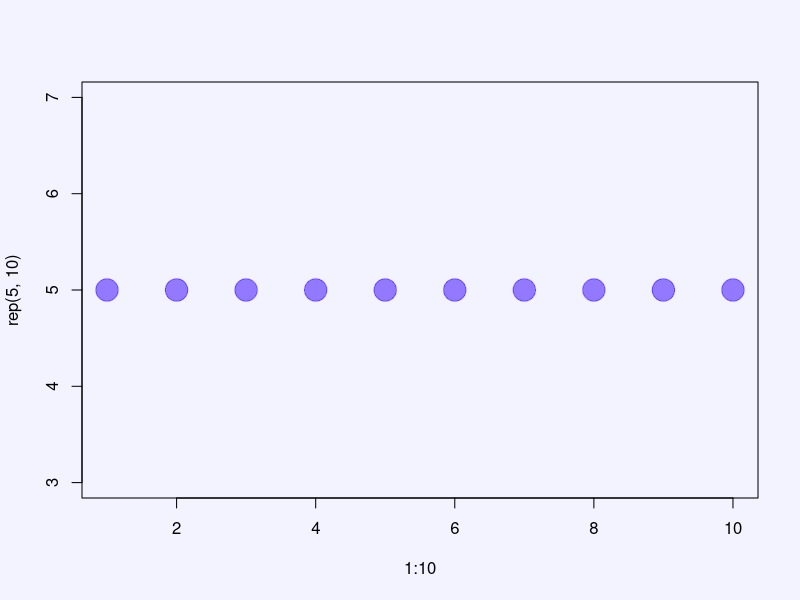
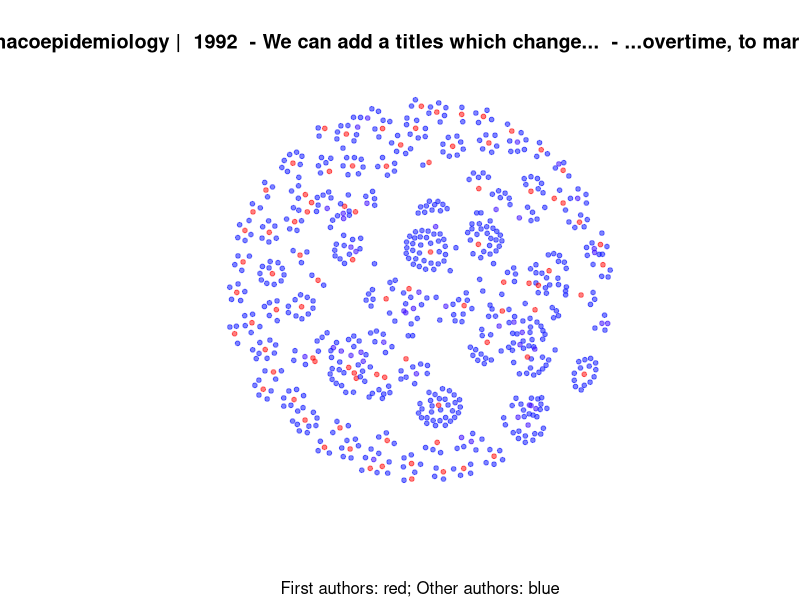
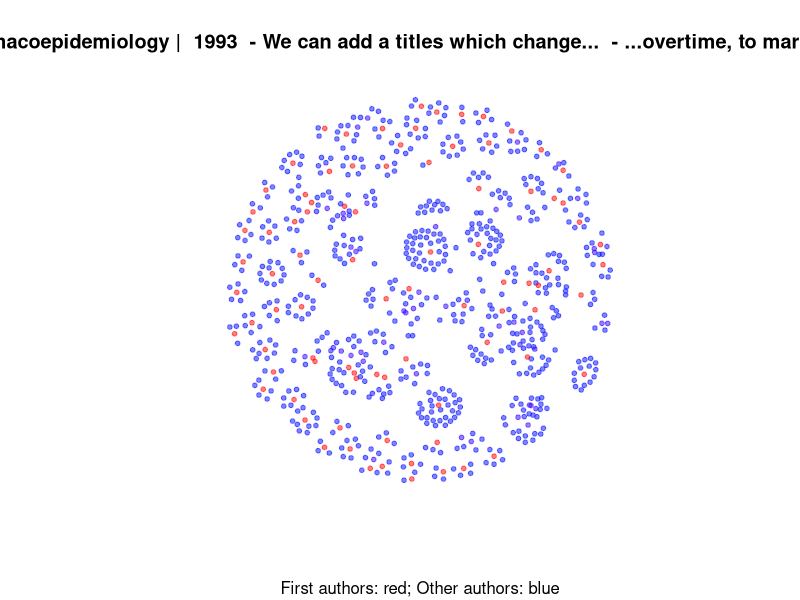
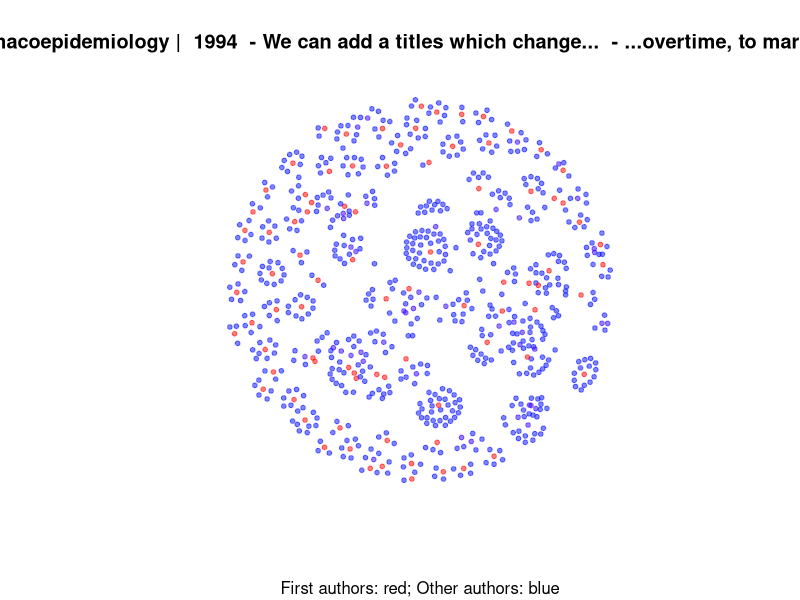
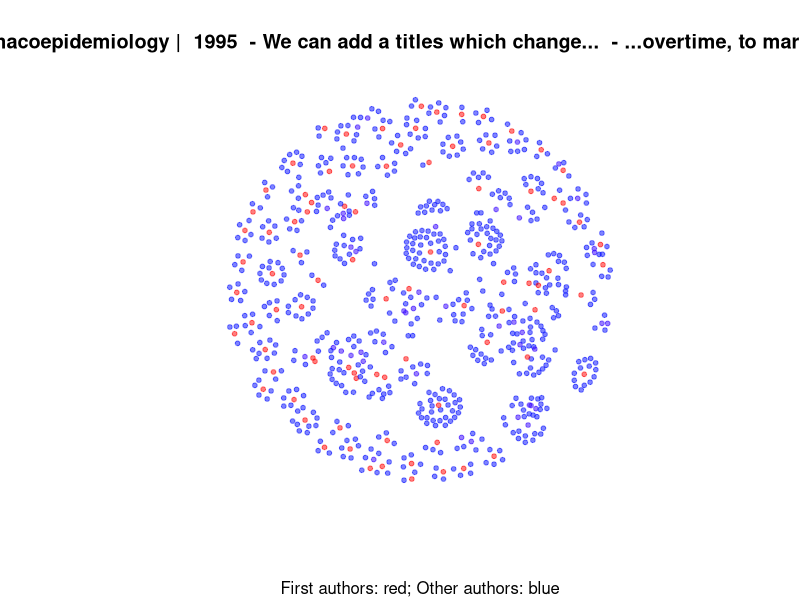
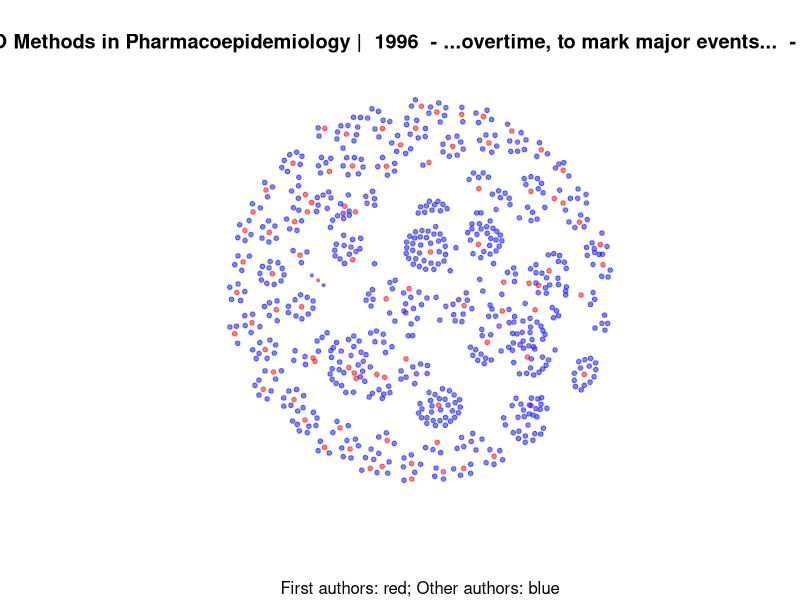
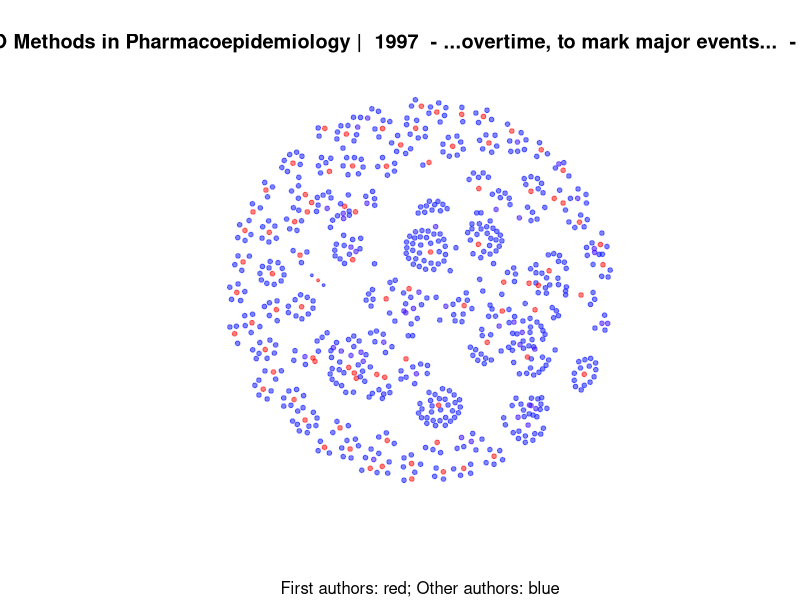
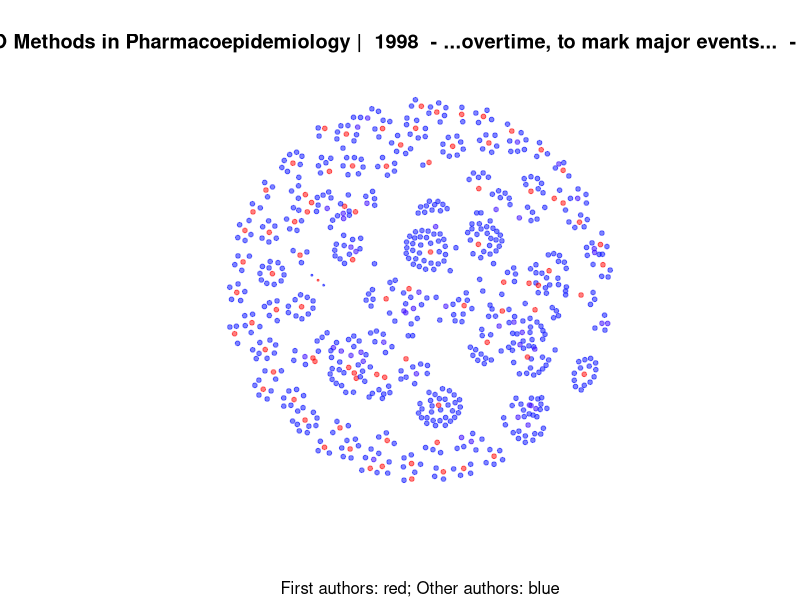

Reproduce these figures in R, in order. (Note: this script raises an error after producing the figures.)
# Generating network in igraph

######################################### SET-UP ##################################################################

library(sqldf)
library(igraph)
library(reshape2)
library(plyr)

######################################### melt_cast.R #############################################################

# Reads csv as data frame. Contains publications with authors, year, and method
RawPubs <- read.csv("AllPubRaw.csv", header=T, sep=",")

# Edgelist from first author to other authors with year and method data
# See 'eGO//melt_cast.R' for more documentation, or read up on the melt() function.
PubMeltRaw <- melt(RawPubs, id.vars = c("Author1", "Year", "Method"))

# Many papers do not have 36 authors. Remove rows with no author data
# Fill blank spaces with NA, then use na.omit
PubMeltRaw[PubMeltRaw == ""] <- NA
PubMelt <- na.omit(PubMeltRaw)

######################################### concatenate.R ###########################################################

# Divide data into two tables: first authors (a1) and 'other' authors (aO)----------------------------------------

nodes_a1_raw <- sqldf("SELECT Author1 AS author, 'a1' AS type, Method AS method, Year AS year FROM PubMelt")
nodes_aO_raw <- sqldf("SELECT value AS author, 'aO' AS type, Method AS method, Year AS year FROM PubMelt")

# Authors who published in both methods are now either CCO,SSCO or SSCO,CCO
nodes_a1_cm <- sqldf("SELECT author, type, GROUP_CONCAT(DISTINCT method) AS method, year AS Year
                     FROM nodes_a1_raw
                     GROUP BY author")

nodes_aO_cm <- sqldf("SELECT author, type, GROUP_CONCAT(DISTINCT method) AS method, year AS Year
                     FROM nodes_aO_raw
                     GROUP BY author")

# Create nodes list
nodesall <- sqldf("SELECT author, type, method, year FROM nodes_a1_cm 
                  UNION SELECT author, type, method, year FROM nodes_aO_cm")

# concatenate authors who've published as both a1 & aO 
nodes <- sqldf("SELECT author, GROUP_CONCAT(type,'') AS type, method, min(year) AS year
                FROM nodesall
               GROUP BY author")

# Remove nodes beyond their initial entry (ie. first publication)
nodes <- sqldf("SELECT author, type, method, min(year) AS year FROM nodes GROUP BY author")


# In the final table of nodes, all authors are listed with the year of their first publication in
# the field, along with method(s) and type(s) of author position


######################################## Name_to_ID.R #########################################################

# Replace old data frame with new data frame that adds a column of numbered IDs
nodes <- data.frame(i = 1:length(nodes$author), author = nodes$author, 
                    type = nodes$type, method = nodes$method, year = nodes$year)

# Reseparate nodes (with numbered ID data) into two dataframes for a1 IDs and aO IDs
a1_id <- subset(nodes, type != 'aO', select = c(i, author, type, year))
aO_id <- subset(nodes, type != 'a1', select = c(i, author, type, year))

# Rename columns (this will come in handy when we join the tables)
a1_id <- rename(a1_id, c("i"="a1_id"))
aO_id <- rename(aO_id, c("i"="aO_id"))

# Let's join the tables!
edges <- sqldf("SELECT PubMelt.Author1, a1_id.a1_id, PubMelt.value, PubMelt.year  
                 FROM PubMelt INNER JOIN a1_id
                 ON PubMelt.Author1 = a1_id.author")

edges <- sqldf("SELECT edges.Author1, edges.a1_id, edges.value, edges.year, aO_id.aO_id  
                 FROM edges INNER JOIN aO_id
                 ON edges.value = aO_id.author")

# final edges dataframe with only IDs and year
edges <- data.frame(a1 = edges$a1_id, aO = edges$aO_id, year = edges$Year)

# add edges ID to table
edges$id <- 1:length(edges$a1)

############################################ NEW SCRIPT ##############################################################

# generate an igraph object, using our edge list and vertice data
g <- graph.data.frame(edges, directed = T, vertices = nodes)

# Apply the Fruchterman-Reingold layout
layout_g <- layout.fruchterman.reingold(g)

######################################################################################################################
#                                   START RUNNING FUNCTION FROM HERE TO SAVE TIME                                    #
######################################################################################################################

create_graph_png <- function(max_date,i) {
  
  # Structure of function: subgraph.edges(graph, eids, delete.vertices = TRUE)
  # Translation: make a subgraph of 'g'. Edgelist to use is entries in 'edges' which happened
  # before the input date. (<= less than/equal to; which() returns T/F based on a logical condition)
  # A subgraph gives part of a graph, but will only contain the specified vertices & edges.
  gx <- subgraph.edges(g,
                       edges[which(edges$year <= max_date),'i'], 
                       delete.vertices=F)

  # Specify both the vertex fill and vertex frame colour. "Black" is a preset colour in igraph
  # V(gx) selects all nodes in the subgraph
  # lol why is this even necessary (this is taken from the carpool code)
  V(gx)$color <- "black"
  V(gx)$frame.color <- "black"
  
  # HSV is one of the ways to specify colour in programming. Often used for ease of controlling colour intensity
  # Alpha value denotes transparency (This is consistent across many programming contexts)
  # designates all a1 colours
  col_a1 <- hsv(0,1,1,alpha=.5)
  
  # Select entries in 'nodes' which returns TRUE if their type is a1
  # i.e. select 1st authors, and set their fill/frame colours to the colour defined in above col_a1
  V(gx)[which(nodes$type == "a1")]$color <- col_a1
  V(gx)[which(nodes$type == "a1")]$frame.color <- col_a1

  # specifies size
  V(gx)[which(nodes$type == "a1")]$size <- 1
 
  # Repeat for aO
  col_aO <- hsv(0.66,1,1,alpha=.5)
  V(gx)[which(nodes$type == "aO")]$color <- col_aO
  V(gx)[which(nodes$type == "aO")]$frame.color <- col_aO
  V(gx)[which(nodes$type == "aO")]$size <- 1

  # Repeat for those published as both author positions. | means OR
  col_hybrid <- hsv(.7,1,1,alpha=.5)
  V(gx)[which(nodes$type == "a1aO" | nodes$type == "aOa1")]$color <- col_hybrid
  V(gx)[which(nodes$type == "a1aO" | nodes$type == "aOa1")]$frame.color <- col_hybrid
  V(gx)[which(nodes$type == "a1aO" | nodes$type == "aOa1")]$size <- 1

  # the size of a node grows with the number of attached edges
  # [BUG BUG BUG] doesnt work lol
  V(gx)$size <- degree(gx)^(2)
  
  # new nodes emphasized by bright color and a changing size
  newones <- hsv(.36,1,1,alpha=.5)
  
  # if node is 3 years or less, colour glows green.
  # logic statement: year of network (max_date) - year of the node is less/equal to 3 
  #V(gx)[which((max_date - nodes$year) <= 3)]$color <- newones
  #V(gx)[which((max_date - nodes$year) <= 3)]$frame.color <- newones
  
  # Similar logic. Make size 2.5 when node appears, after a while make it a bit smaller
  V(gx)[which( ((max_date - nodes$year)>3) & ((max_date - nodes$year)<=5) )]$size <- 1.6
  V(gx)[which((max_date - nodes$year) <= 3)]$size <- 2.5
  
  # [BUG BUG BUG BUG] get's rid of the not yet to be displayed nodes
  # [AL] this line is a little odd. technically, these nodes shouldn't have been drawn in anyway
  # alpha = 0 means completely transparent
  notyet <- hsv(1,1,1,alpha=0)
  
  # [BUG BUG BUG BUG] get's rid of the not yet to be displayed nodes
  # ok but technically NOTHING should have a degree less than 1...if it does, clearly gx wasnt
  # drawn correctly???? wtf
  # but if these lines are commented out, everything works fine. w t f
  # V(gx)[which(degree(gx) < 1)]$frame.color=notyet 
  # V(gx)[which(degree(gx) < 1)]$color=notyet 
  # V(gx)[which(degree(gx) < 1)]$size=0
  
  bgcolor <- hsv(0.66,0.05,1)
  
  # the textual annotations
  plot_title <- paste("Co-authorship Network of CCO and SSCO Methods in Pharmacoepidemiology | ",max_date)
  if(max_date <= 1995) {
    plot_title <- paste(plot_title," - We can add a titles which change...")
  }
  
  if(max_date <= 2000) {
    plot_title <- paste(plot_title," - ...overtime, to mark major events...")
  }
  
  if(max_date <= 2005) {
    plot_title <- paste(plot_title," - ...or characterize certain time periods.")
  }
  
  if(max_date <= 2010) {
    plot_title <- paste(plot_title," - cats")
  }
  
    # advertisement
  sub_title <- "First authors: red; Other authors: blue"
  
  par(bg=bgcolor)
  # let's create a PNG and plot the graph onto it
  # 'sprintf()' runs the commands inside of it, but returns it in a string format
  # (%03d, i): if i=1, you will see 001. if i=2, you will see 002. etc.
  
  ############### NTS: REMEMBER TO CHANGE THIS LOCATION EACH TIME U PRINT ##################
  png(sprintf("C:\\Users\\Amy\\Documents\\R_Git\\R_outputs\\testE\\testE%03d.png", i),
  width=5000, height=5000, bg=bgcolor, res=372)
  ###########################################################################################
  
    plot(gx, margin=0, frame=F, main=plot_title, sub=sub_title, 
       vertex.label=NA, edge.color=rgb(.2,.2,.2), edge.arrow.mode=0, 
       layout=layout_g, edge.width=.8)
  text(10,10, label=max_date)
  dev.off() # shuts off current graphic printing device
}


# Let's print! Could take a while... =============================================================================

# let's get it started!
# First pub was in 1992, therefore start_date is 1991 because of the start_date+i argument
# 2013 - 1991 = 22
# Translation: loop the function we just wrote 22 times (start a 1995), to generate a new subgraph each year 
one_year_prev <- 1991
for (i in c(1:22)) {
  message(sprintf("printing year %d", one_year_prev + i))
  create_graph_png(one_year_prev + i, i)
}



######################## DEBUGGING TRIAL SCRAP #############################

# test colours here:
plot(x=1:10, y=rep(5,10), pch=19, cex=3, col=hsv(.7,1,1,alpha=.5))

# notyet bug
V(g)[which(degree(g) > 10)] # degrees work fine
V(g)[which(degree(g) < 1)] # none


gx <- subgraph.edges(g, edges[which(edges$year <= 2000)], 
                     delete.vertices=F)
